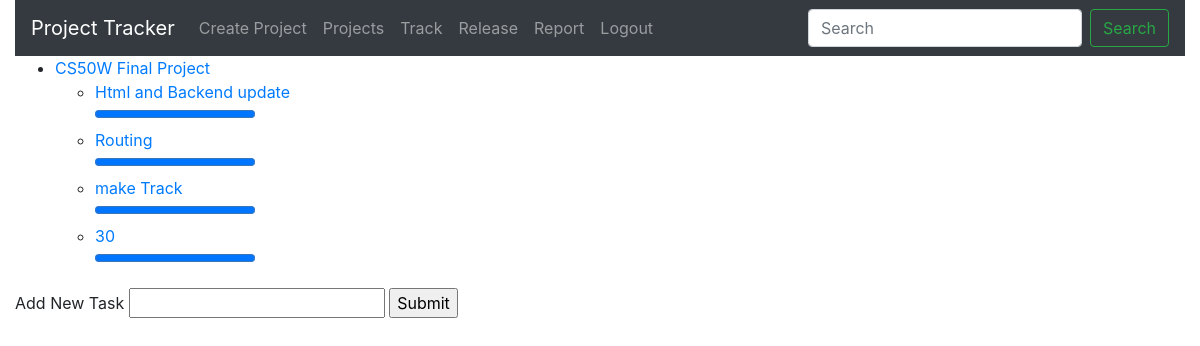
Screenshot of /1/Project (signed in) with the database file from the repository.
### Pmanage/models.py (models this page shows)
class Project(models.Model):
    Project_name=models.CharField(max_length=64)
    team=models.IntegerField()
    complete_percentage=models.IntegerField()
    createdate=datetime.datetime.now()
    max_day=models.IntegerField()
    status=models.CharField(max_length=64,default="unrelease")

class Tasks(models.Model):
    projectid=models.ForeignKey(Project,on_delete=models.CASCADE,name="Pid")
    taskname=models.CharField(max_length=64)
    taskpercentage=models.IntegerField(default=0)

### Pmanage/views.py (the view)
# urls.py: path('<int:id>/Project',views.intproject,name="PID"),
@login_required
def intproject(request, id):
    showproject = Project.objects.filter(id=id)
    showtasks = Tasks.objects.filter(Pid=id)
    return render(request, "Pmanage/projectID.html", {
        "Project": showproject, "Tasks": showtasks
    })

### Pmanage/templates/Pmanage/projectID.html (shortened to what this page needs)
{% extends 'Pmanage/layout.html' %}
{% block body %}
{% for p in Project %}
<ul>
    <li><a href="{% url 'PID' p.id %}">{{p.Project_name}}</a></li>
    {% for t in Tasks %}
    <ul>
        <li><a href="{% url 'inditask' t.id %}"  >{{t.taskname}}</a></li>
        <progress value="{{t.taskpercentage}}" max="100"  id="progressbar"></progress>
    </ul>
    {% endfor %}
</ul>
<form method="POST" action="{% url 'Cplan' p.id %}">
Add New Task
    <input type="text" name="task1">
    <input type="submit">
</form>
{% endfor %}
{% endblock %}

### rows the page displays
Project: Project_name "CS50W Final Project"
Tasks: taskname "Html and Backend update", taskpercentage 100 (drawn)
Tasks: taskname "Routing", taskpercentage 100 (drawn)
Tasks: taskname "make Track", taskpercentage 100 (drawn)
Tasks: taskname "30", taskpercentage 100 (drawn)
